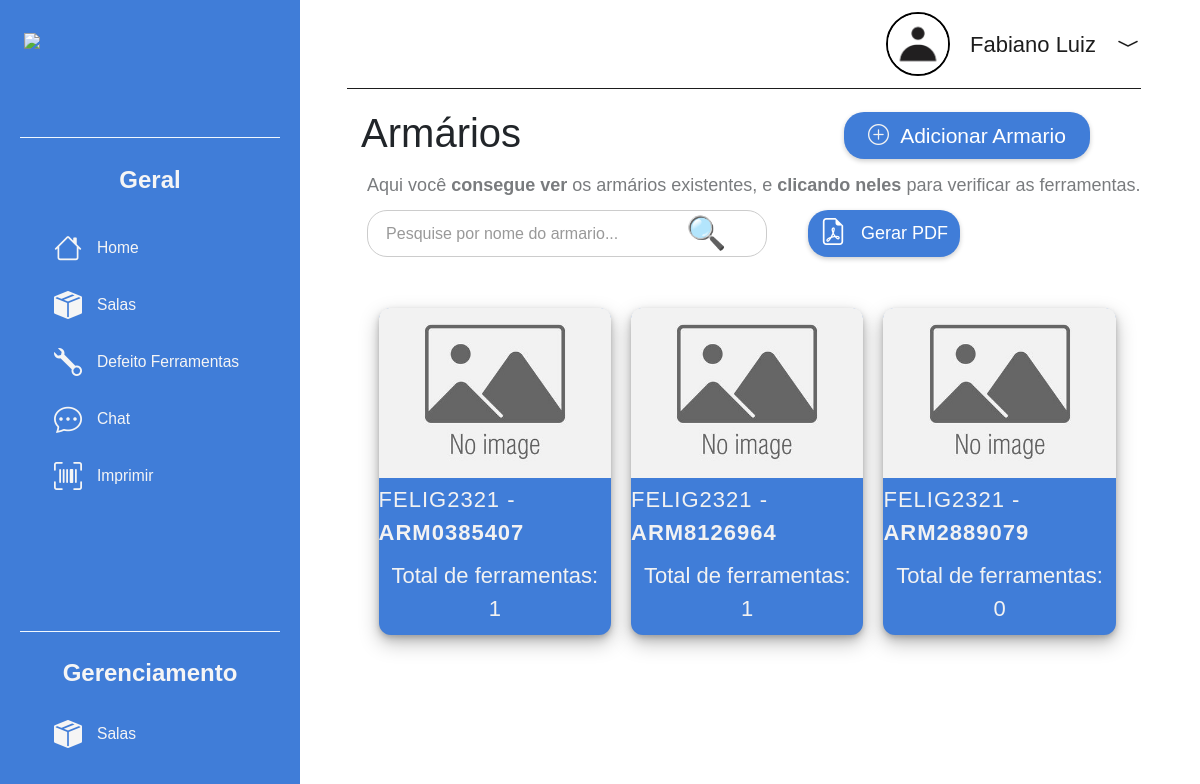
Page /armarios/1 (signed in) on the earlier database version.
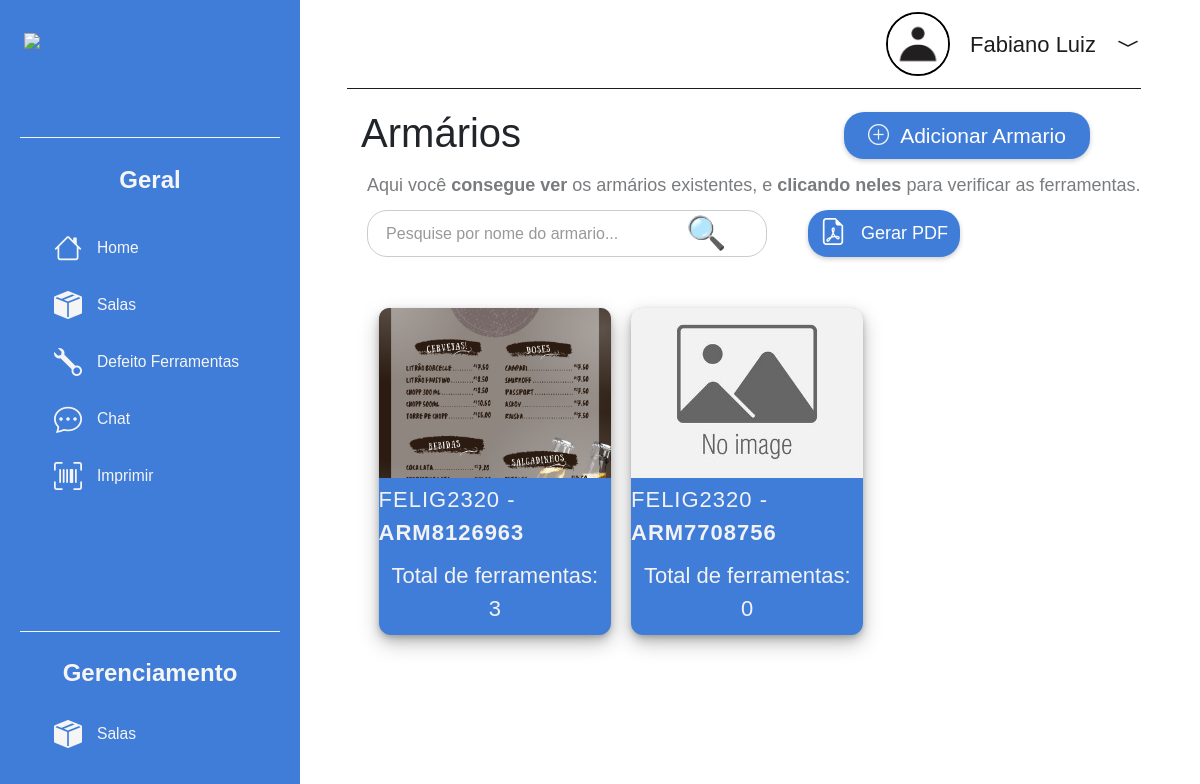
Same page on the later database version.
### app/models.py (models this page shows, shortened)
class User(db.Model, UserMixin):
    id = db.Column(db.Integer, primary_key=True)
    nome = db.Column(db.String, nullable=False, default="Indivíduo Indigente")
    email = db.Column(db.String, nullable=False)
    senha = db.Column(db.String, nullable=True)
    adm = db.Column(db.Boolean, default=False)
    foto = db.Column(db.String, nullable=True)
    ultimo_visto = db.Column(db.DateTime, default=lambda: datetime.now())
    def puxar_nome(self):
        return self.nome
    def obter_foto(self):
        if self.foto:
            return url_for('static', filename='uploads/perfil/' + self.foto)
        else:
            return url_for('static', filename='imgs/defaultPeople.png')

class Armario(db.Model):
    id_armario = db.Column(db.Integer, primary_key=True)
    numero = db.Column(db.String, default=1)
    capacidade_ferramentas = db.Column(db.Integer, nullable=False, default=0)
    foto_armario = db.Column(db.String, nullable=True)
    sala_id = db.Column(db.Integer, db.ForeignKey('salas.id_salas'), nullable=False)

class Salas(db.Model):
    id_salas = db.Column(db.Integer, primary_key=True)
    nome_sala = db.Column(db.String, nullable=False, default="Sala Indigente")
    capacidade_armario = db.Column(db.Integer, nullable=False, default=0)
    foto_sala = db.Column(db.String, nullable=True)

### app/views.py (the view, shortened to what this page needs)
@app.route('/armarios/<int:sala_id>', methods=['GET', 'POST'])
@login_required
def armarios(sala_id):
    form = CadastroArmario()
    armarios = Armario.query.filter_by(sala_id=sala_id).all()
    sala = Salas.query.get_or_404(sala_id)
    ferramentas_por_armario = {armario.id_armario: Ferramentas.contar_ferramentas_no_armario(armario.id_armario) for armario in armarios}
    return render_template('armarios2.html', sala=sala, armarios=armarios, form=form, ferramentas_por_armario=ferramentas_por_armario)

### app/forms.py (shortened to what this page needs)
class CadastroArmario(FlaskForm):
    numero = StringField("Numero do Armario", validators=[DataRequired()])
    capacidade_ferramentas = StringField('Quantas ferramentas tem a sala', validators=[DataRequired()])
    foto_armario = FileField('Foto do Armario')
    btnSubmit = SubmitField('Cadastrar')

### app/models.py (called while the page is built)
@login_manager.user_loader
def load_user(user_id):
    return User.query.get(user_id)

    def contar_ferramentas_no_armario(armario_id):
        return Ferramentas.query.filter_by(armario_id=armario_id).count()

### app/views.py (called while the page is built)
@app.context_processor
def inject_user():
    return dict(current_user=current_user)

### app/templates/armarios2.html (shortened to what this page needs)
{% extends 'base.html' %}
{% block content %}
{% include 'navbar.html' %}
<main>
    <div class="container">
        <h1 class="main-title">Armários</h1>
        <article class="btns">
            <a href="javascript:void(0)" id="openPopup">
                <div class="btn-geral">
                    <span class="iconSalas"><i class="bi bi-plus-circle"></i></span>
                    <p class="txt-salas">Adicionar Armario</p>
                </div>
            </a>
        </article>
    </div>
    <p class="desc_txt">Aqui você <strong>consegue ver</strong> os armários existentes, e <strong>clicando
            neles</strong> para verificar as ferramentas.</p>
    <div class="search-container">
        <input type="text" id="searchInput" class="search-input" placeholder="Pesquise por nome do armario..." />
        <span class="search-icon">&#x1F50D;</span>
        <button id="generatePdfButton" class="btn-geral">
            <i class="bi bi-file-earmark-pdf"></i>
            Gerar PDF
        </button>
    </div>
    <div class="wrapper_boxs">
        {% for armario in armarios %}
        <div class="box">
            <div class="group">
                <a href="{{ url_for('ferramentas', armario_id=armario.id_armario) }}">
                    <img class="image"
                        src="{{ url_for('serve_armario_file', filename=armario.foto_armario) if armario.foto_armario else url_for('static', filename='imgs/defaultImage.jpg') }}" />
                    <div class="txts_wrapper">
                        <p class="text-wrapper">{{ sala.nome_sala }} - <span class="bold-search">{{ armario.numero
                                }}</span></p>
                        <p class="total-de-arm-rios">
                            Total de ferramentas:<br />
                            <span>{{ ferramentas_por_armario[armario.id_armario] }}</span>
                        </p>
                    </div>
                </a>
            </div>
        </div>
        {% endfor %}
    </div>
</main>
{% endblock %}

### app/templates/base.html (shortened to what this page needs)
<!DOCTYPE html>
<html lang="pt-BR">
<head>
    <link href="https://cdn.jsdelivr.net/npm/bootstrap@5.3.3/dist/css/bootstrap.min.css" rel="stylesheet"
>
    <link rel="stylesheet" href="https://cdnjs.cloudflare.com/ajax/libs/font-awesome/6.0.0-beta3/css/all.min.css">
    <link rel="stylesheet" href="https://cdn.jsdelivr.net/npm/sweetalert2@11/dist/sweetalert2.min.css">
</head>
<body>
    <section class="container-fluid p-0">
        {% block content %} {% endblock %}
    </section>
</body>
</html>

### app/templates/navbar.html (shortened to what this page needs)
<!DOCTYPE html>
<html lang="pt-BR">
<head>
    <link rel="stylesheet" href="https://cdn.jsdelivr.net/npm/bootstrap-icons@1.11.3/font/bootstrap-icons.min.css">
</head>
<body>
    <div class="header">
        <div class="pessoa">
            <span class="iconHeader">
                <img src="{{ current_user.obter_foto() }}" alt="{{ current_user.puxar_nome() }}" class="profile-img">
            </span>
            <a href="{{url_for('editar_perfil')}}" class="txt-header">{{ current_user.puxar_nome() }}</a>
            <span class="Seta" onclick="togglePopup()">
                <i class="bi bi-chevron-compact-down"></i>
            </span>
        </div>
        <div class="linhaHeader"></div>
    </div>
    <div class="barraLateral">
        <div class="logo2">
            <img src="https://logodownload.org/wp-content/uploads/2019/08/senai-logo-1.png" class="senai">
        </div>
        <div class="linha"></div>
        <p class="titulo">Geral</p>
        <ul class="listBtn">
            <li class="botaoNB">
                <a href="{{url_for('home')}}">
                    <span class="icon"><i class="bi bi-house"></i></span>
                    <span class="txt-link">Home</span>
                </a>
            </li>
            <li class="botaoNB">
                <a href="{{url_for('salas')}}">
                    <span class="icon"><i class="bi bi-box-seam-fill"></i></span>
                    <span class="txt-link">Salas</span>
                </a>
            </li>
            <li class="botaoNB">
                <a href="{{url_for('ferramentasSuporte')}}">
                    <span class="icon"><i class="bi bi-wrench"></i></span>
                    <span class="txt-link">Defeito Ferramentas</span>
                </a>
            </li>
            <li class="botaoNB">
                <a href="{{url_for('chat')}}">
                    <span class="icon"><i class="bi bi-chat-dots"></i></span>
                    <span class="txt-link">Chat</span>
                </a>
            </li>
            <li class="botaoNB">
                <a href="{{url_for('imprimir_codes')}}">
                    <span class="icon"><i class="bi bi-upc-scan"></i></span>
                    <span class="txt-link">Imprimir</span>
                </a>
            </li>
        </ul>
        <div id="messageContainer"></div>
        <div class="linha"></div>
        <p class="titulo">Gerenciamento</p>
        <ul class="listBtn">
            <li class="botaoNB">
                <a href="{{url_for('gerenciamento_salas')}}">
                    <span class="icon"><i class="bi bi-box-seam-fill"></i></span>
                    <span class="txt-link">Salas</span>
                </a>
            </li>
        </ul>
    </div>
</body>
</html>

### app/templates/navbar.html (style rules this page uses)
body { height: 100%; margin: 0; }
.barraLateral { width: 25%; display: grid; background-color: #407DD8; margin: 0; color: #f5f5f5; height: 100%; padding: 20px; box-sizing: border-box; position: fixed; top: 0; left: 0; transition: transform 0.3s ease; }
.senai { width: 21vw; object-fit: contain; max-height: 100px; }
.logo2 { display: flex; justify-content: center; margin-top: 5%; }
.linha { border-bottom: 0.5px solid aliceblue; margin-bottom: -4%; }
.titulo { text-align: center; font-weight: 700; font-size: 35px; margin-top: 10%; }
.botaoNB { color: #f5f5f5; text-decoration: none; margin-left: 10%; background-color: #407DD8; border: 0; text-align: left; margin: 15px 0; }
.botaoNB a { display: flex; align-items: center; text-align: center; font-size: 32.5px; margin-left: 6.5%; color: inherit; text-decoration: none; }
ul li { list-style-type: none; }
.botaoNB .txt-link { margin-left: 15px; margin-bottom: 2%; text-align: center; flex-direction: row; }
.txt-link { font-size: 30px; color: #f5f5f5; text-decoration: none; font-size: 18px; margin-left: 5%; }
.pessoa { display: flex; align-items: center; justify-content: flex-end; margin: 1% 95%; }
.iconHeader { margin-right: 20px; }
.iconHeader img { width: 8vh; height: 8vh; border-radius: 50%; object-fit: cover; object-position: center; }
.txt-header { margin: 0; font-size: 22px; white-space: nowrap; color: #1D1D1D; text-decoration: none; }
.Seta { position: relative; margin-left: 20px; font-size: 24px; color: #1D1D1D; cursor: pointer; }
.linhaHeader { border-bottom: 1.0px solid #1D1D1D; margin: 0 auto; width: 66.1%; position: relative; left: 12%; }
.profile-img { border: 2px solid black; }
@media screen and (max-width: 1500px) { .barraLateral { width: 25%; } }
@media screen and (max-width: 1500px) { .botaoNB { width: 90%; } }
@media screen and (max-width: 1500px) { .txt-link { font-size: 1.3vw !important; } }
@media screen and (max-width: 1500px) { .botaoNB .icon { font-size: 28px; } }
@media screen and (max-width: 1500px) { ul { margin: 0; } }
@media screen and (max-width: 1500px) { .listBtn { position: relative; top: 3%; } }
@media screen and (max-width: 1500px) { .titulo { margin: 0; font-size: 2vw; position: relative; top: 45%; } }
@media screen and (max-width: 1500px) { .iconHeader img { width: 8vh; height: 8vh; border-radius: 50%; object-fit: cover; object-position: center; } }
@media screen and (max-width: 1660px) { .txt-link { font-size: 1.7vw; } }

Differences in the rows shown:
removed Armario: {{ sala.nome_sala }} "FELIG2321", numero "ARM0385407", id_armario "1"
removed Armario: {{ sala.nome_sala }} "FELIG2321", numero "ARM2889079", ferramentas_por_armario "0"
changed Armario: foto_armario: picture added in place of a placeholder; numero "ARM8126964" → "ARM8126963"; sala "1" → "3"
changed Salas: nome_sala "FELIG2321" → "FELIG2320"
added Armario: {{ sala.nome_sala }} "FELIG2320", numero "ARM7708756", ferramentas_por_armario "0"
